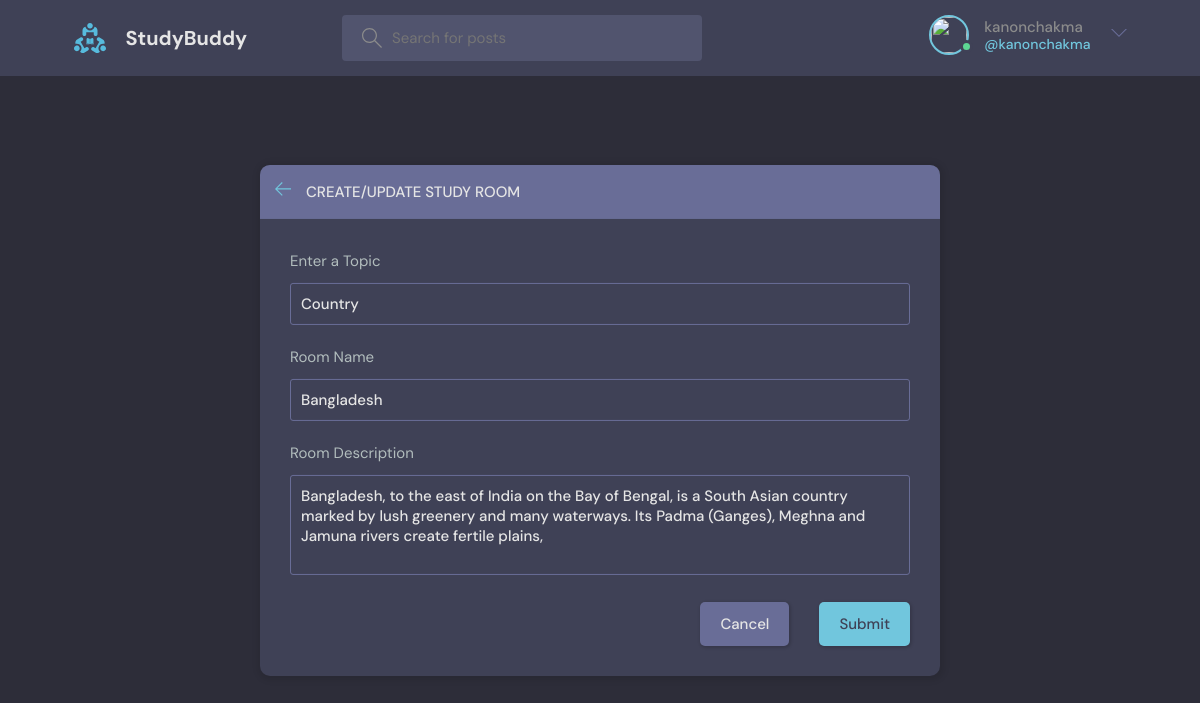
Page /update-room/6 (signed in) on the committed database.
### base/models.py (models this page shows, shortened)
class Room(models.Model):
    host = models.ForeignKey(User, on_delete=models.SET_NULL, null=True)
    topic = models.ForeignKey(Topic, on_delete=models.CASCADE, null=True)
    name = models.CharField(max_length=200)
    description = models.TextField(null=True, blank=True)
    updated = models.DateTimeField(auto_now=True)
    created = models.DateTimeField(auto_now_add=True)
    participants = models.ManyToManyField(User, related_name="participants", blank=True)
    class Meta:
        ordering = ["-updated", "-created"]

class Topic(models.Model):
    name = models.CharField(max_length=200)

### base/views.py (the view, shortened to what this page needs)
# urls.py: path("update-room/<str:pk>", updateRoom, name="update-room"),
@login_required(login_url="login")
def updateRoom(request, pk):
    room = Room.objects.get(id=pk)
    form = RoomForm(instance=room)  # form will be prefilled with room value
    topics = Topic.objects.all()
    if request.user != room.host:
        return HttpResponse("Your are not allowed here!!")
    context = {"form": form, "topics": topics, "room": room}
    return render(request, "base/room_form.html", context)

### base/forms.py
class RoomForm(ModelForm):
    class Meta:
        model = Room
        fields = "__all__"
        exclude = ["host", "participants"]

### base/templates/base/room_form.html (shortened to what this page needs)
{% extends 'main.html' %}
{% block content %}
<main class="create-room layout">
  <div class="container">
    <div class="layout__box">
      <div class="layout__boxHeader">
        <div class="layout__boxTitle">
          <a href="{{request.META.HTTP_REFERER}}">
            <svg version="1.1" xmlns="http://www.w3.org/2000/svg" width="32" height="32" viewBox="0 0 32 32">
              <title>arrow-left</title>
              <path
                d="M13.723 2.286l-13.723 13.714 13.719 13.714 1.616-1.611-10.96-10.96h27.625v-2.286h-27.625l10.965-10.965-1.616-1.607z">
              </path>
            </svg>
          </a>
          <h3>Create/Update Study Room</h3>
        </div>
      </div>
      <div class="layout__body">
        <form class="form" action="" method="POST">
          <div class="form__group">
            <label for="room_topic">Enter a Topic</label>
            <input required type="text" value="{{room.topic.name}}" name="topic" list="topic-list" />
          </div>
          <div class="form__group">
            <label for="room_name">Room Name</label>
            {{form.name}}
          </div>
          <div class="form__group">
            <label for="room_description">Room Description</label>
            {{form.description}}
          </div>
          <div class="form__action">
            <a class="btn btn--dark" href="{{request.META.HTTP_REFERER}}">Cancel</a>
            <button class="btn btn--main" type="submit">Submit</button>
          </div>
        </form>
      </div>
    </div>
  </div>
</main>
{% endblock content %}

### templates/navbar.html (shortened to what this page needs)
{% load static %}
<header class="header header--loggedIn">
    <div class="container">
        <a href="{% url 'home' %}" class="header__logo">
            <img src="{% static 'images/logo.svg' %}" />
            <h1>StudyBuddy</h1>
        </a>
        <form class="header__search" method="GET" action="{% url 'home' %}">
            <label>
                <input name="q" placeholder="Search for posts" />
            </label>
        </form>
        <nav class="header__menu">
            {% if request.user.is_authenticated %}
            <div class="header__user">
                <a href="{% url 'update-user' %}">
                    <div class="avatar avatar--medium active">
                        <img src="{{request.user.avatar.url}}" />
                    </div>
                    <p>{{request.user.username}} <span>@{{request.user.username}}</span></p>
                </a>
                <button class="dropdown-button">
                    <svg version="1.1" xmlns="http://www.w3.org/2000/svg" width="32" height="32" viewBox="0 0 32 32">
                        <title>chevron-down</title>
                        <path d="M16 21l-13-13h-3l16 16 16-16h-3l-13 13z"></path>
                    </svg>
                </button>
            </div>
            {% else %}
            <a href="{% url 'login' %}">
                <img src="{% static 'images/avatar.svg' %}" />
                <p>Login</p>
            </a>
            {% endif %}
        </nav>
    </div>
</header>

### rows in the picture
Room: topic "Country", name "Bangladesh", description "Bangladesh, to the east of India on the Bay of Bengal, is a South Asian country marked by lush greenery and many waterways. Its Padma (Ganges), Meghna and Jamuna rivers create fertile plains,"

### other values in the picture
{{ request.user.username }} "kanonchakma"
